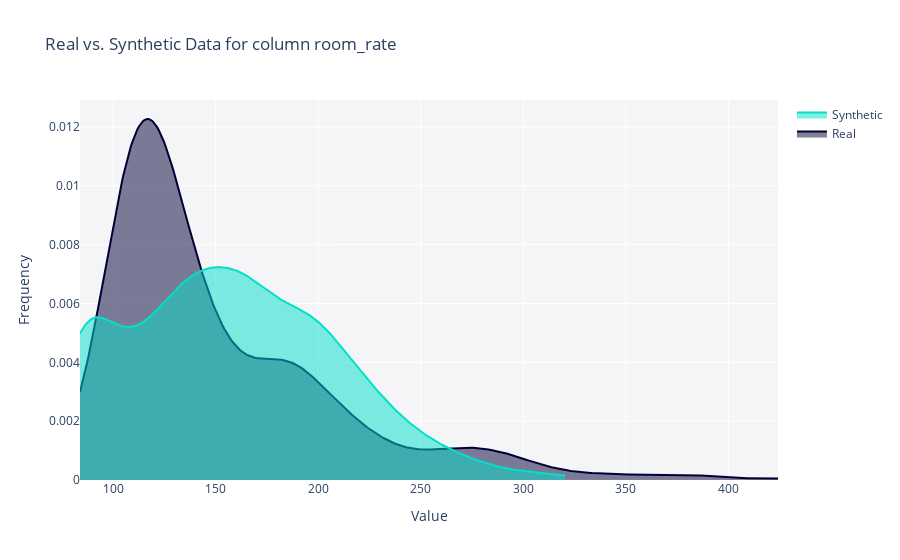

Here is the notebook cell this chart was saved with:
### Code cell
from sdv.evaluation.single_table import get_column_plot

fig = get_column_plot(
    real_data=real_data,
    synthetic_data=synthetic_data,
    column_name='room_rate',
    metadata=metadata
)
    
fig.show()

### Figure 1 — Plotly figure (JSON) as saved in the notebook; plotly's stock layout.template omitted (floating-point values rounded to 4 significant figures; data arrays with more than 128 entries replaced by an {"elided": "..."} marker saying what was removed)
{"data": [{"fill": "tozeroy", "hovertemplate": "<b>Real</b><br>Value: %{x}<br>Frequency: %{y}<extra></extra>", "legendgroup": "Real", "marker": {"color": "#000036"}, "mode": "lines", "name": "Real", "showlegend": true, "type": "scatter", "x": {"elided": "500 float values"}, "xaxis": "x", "y": {"elided": "500 float values"}, "yaxis": "y"}, {"fill": "tozeroy", "hovertemplate": "<b>Synthetic</b><br>Value: %{x}<br>Frequency: %{y}<extra></extra>", "legendgroup": "Synthetic", "marker": {"color": "#01E0C9"}, "mode": "lines", "name": "Synthetic", "showlegend": true, "type": "scatter", "x": {"elided": "500 float values"}, "xaxis": "x", "y": {"elided": "500 float values"}, "yaxis": "y"}], "layout": {"barmode": "overlay", "hovermode": "closest", "legend": {"traceorder": "reversed"}, "plot_bgcolor": "#F5F5F8", "title": {"text": "Real vs. Synthetic Data for column room_rate"}, "xaxis": {"anchor": "y2", "domain": [0, 1], "title": {"text": "Value"}, "zeroline": false}, "yaxis": {"anchor": "free", "domain": [0, 1], "position": 0, "title": {"text": "Frequency"}}}}
